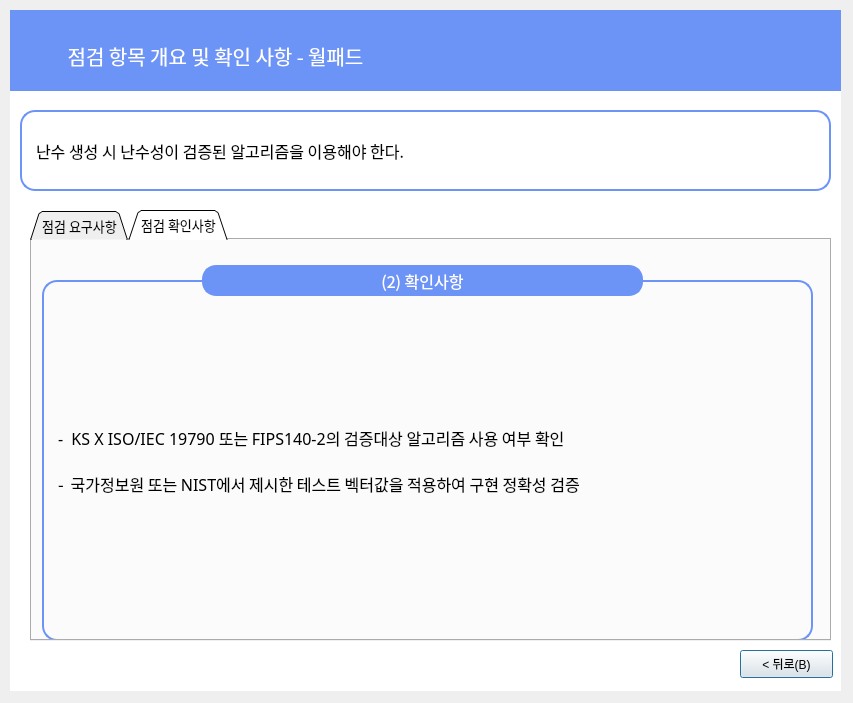
<?xml version="1.0" encoding="UTF-8"?>
<ui version="4.0">
 <class>Dialog</class>
 <widget class="QDialog" name="Dialog">
  <property name="geometry">
   <rect>
    <x>0</x>
    <y>0</y>
    <width>853</width>
    <height>703</height>
   </rect>
  </property>
  <property name="windowTitle">
   <string>Dialog</string>
  </property>
  <widget class="QLabel" name="label_6">
   <property name="geometry">
    <rect>
     <x>10</x>
     <y>10</y>
     <width>831</width>
     <height>681</height>
    </rect>
   </property>
   <property name="font">
    <font>
     <family>Gmarket Sans TTF</family>
     <pointsize>16</pointsize>
     <weight>50</weight>
     <bold>false</bold>
     <kerning>true</kerning>
    </font>
   </property>
   <property name="autoFillBackground">
    <bool>false</bool>
   </property>
   <property name="styleSheet">
    <string notr="true">background-color: rgb(255,255,255);
border-color: rgb(0, 0, 0);</string>
   </property>
   <property name="text">
    <string/>
   </property>
   <property name="scaledContents">
    <bool>false</bool>
   </property>
   <property name="alignment">
    <set>Qt::AlignCenter</set>
   </property>
  </widget>
  <widget class="QLabel" name="label_7">
   <property name="geometry">
    <rect>
     <x>10</x>
     <y>10</y>
     <width>831</width>
     <height>81</height>
    </rect>
   </property>
   <property name="font">
    <font>
     <family>Gmarket Sans TTF</family>
     <pointsize>11</pointsize>
     <weight>50</weight>
     <bold>false</bold>
     <kerning>true</kerning>
    </font>
   </property>
   <property name="autoFillBackground">
    <bool>false</bool>
   </property>
   <property name="styleSheet">
    <string notr="true">background-color: rgb(108, 147, 246);
border-color: rgb(0, 0, 0);</string>
   </property>
   <property name="text">
    <string/>
   </property>
   <property name="scaledContents">
    <bool>false</bool>
   </property>
  </widget>
  <widget class="QLabel" name="label_8">
   <property name="geometry">
    <rect>
     <x>10</x>
     <y>30</y>
     <width>411</width>
     <height>51</height>
    </rect>
   </property>
   <property name="font">
    <font>
     <family>AppleSDGothicNeoM00</family>
     <pointsize>15</pointsize>
    </font>
   </property>
   <property name="styleSheet">
    <string notr="true">color : rgb(255, 255, 255)</string>
   </property>
   <property name="text">
    <string>점검 항목 개요 및 확인 사항 - 월패드</string>
   </property>
   <property name="alignment">
    <set>Qt::AlignCenter</set>
   </property>
  </widget>
  <widget class="QLabel" name="label_9">
   <property name="geometry">
    <rect>
     <x>20</x>
     <y>110</y>
     <width>811</width>
     <height>81</height>
    </rect>
   </property>
   <property name="font">
    <font>
     <family>AppleSDGothicNeoM00</family>
     <pointsize>12</pointsize>
     <weight>50</weight>
     <bold>false</bold>
     <kerning>true</kerning>
    </font>
   </property>
   <property name="autoFillBackground">
    <bool>false</bool>
   </property>
   <property name="styleSheet">
    <string notr="true">background-color : rgb(255, 255, 255);
padding-left:10px;
border: 2px solid rgb(108, 147, 246);
border-radius:15px</string>
   </property>
   <property name="text">
    <string>난수 생성 시 난수성이 검증된 알고리즘을 이용해야 한다.</string>
   </property>
   <property name="scaledContents">
    <bool>false</bool>
   </property>
  </widget>
  <widget class="QPushButton" name="pushButton_4">
   <property name="geometry">
    <rect>
     <x>740</x>
     <y>650</y>
     <width>93</width>
     <height>28</height>
    </rect>
   </property>
   <property name="text">
    <string>&lt; 뒤로(B)</string>
   </property>
  </widget>
  <widget class="QTabWidget" name="tabWidget">
   <property name="geometry">
    <rect>
     <x>30</x>
     <y>210</y>
     <width>801</width>
     <height>431</height>
    </rect>
   </property>
   <property name="font">
    <font>
     <family>AppleSDGothicNeoM00</family>
     <pointsize>10</pointsize>
    </font>
   </property>
   <property name="contextMenuPolicy">
    <enum>Qt::DefaultContextMenu</enum>
   </property>
   <property name="styleSheet">
    <string notr="true"/>
   </property>
   <property name="tabShape">
    <enum>QTabWidget::Triangular</enum>
   </property>
   <property name="currentIndex">
    <number>1</number>
   </property>
   <property name="elideMode">
    <enum>Qt::ElideNone</enum>
   </property>
   <property name="tabBarAutoHide">
    <bool>false</bool>
   </property>
   <widget class="QWidget" name="tab">
    <attribute name="title">
     <string>점검 요구사항</string>
    </attribute>
    <widget class="QLabel" name="label_21">
     <property name="geometry">
      <rect>
       <x>10</x>
       <y>40</y>
       <width>771</width>
       <height>361</height>
      </rect>
     </property>
     <property name="font">
      <font>
       <family>AppleSDGothicNeoM00</family>
       <pointsize>12</pointsize>
      </font>
     </property>
     <property name="styleSheet">
      <string notr="true">

border: 2px solid rgb(108, 147, 246);
border-radius:15px;
padding-left:10px</string>
     </property>
     <property name="text">
      <string>- ‌ 암호모듈 검증대상(KS X ISO/IEC 19790 또는 FIPS140-2) 난수생성 알고리즘 사용

- ‌ 국가정보원 또는 NIST에서 배포한 각 표준알고리즘의 테스트 벡터값을 활용하여 구현의 정확성
    검증 후 사용</string>
     </property>
    </widget>
    <widget class="QLabel" name="label_3">
     <property name="geometry">
      <rect>
       <x>160</x>
       <y>0</y>
       <width>461</width>
       <height>81</height>
      </rect>
     </property>
     <property name="font">
      <font>
       <family>AppleSDGothicNeoM00</family>
       <pointsize>12</pointsize>
      </font>
     </property>
     <property name="styleSheet">
      <string notr="true">background-color : rgb(108, 147, 246);
color : rgb(255, 255, 255);
border: 2px solid rgb(108, 147, 246);
margin-left:10px;
margin-right:10px;
margin-top:25px;
margin-bottom:25px;
border-radius:14px
</string>
     </property>
     <property name="text">
      <string>(1) 요구사항</string>
     </property>
     <property name="alignment">
      <set>Qt::AlignCenter</set>
     </property>
    </widget>
   </widget>
   <widget class="QWidget" name="tab_2">
    <attribute name="title">
     <string>점검 확인사항</string>
    </attribute>
    <widget class="QLabel" name="label_22">
     <property name="geometry">
      <rect>
       <x>10</x>
       <y>40</y>
       <width>771</width>
       <height>361</height>
      </rect>
     </property>
     <property name="font">
      <font>
       <family>AppleSDGothicNeoM00</family>
       <pointsize>12</pointsize>
      </font>
     </property>
     <property name="styleSheet">
      <string notr="true">

border: 2px solid rgb(108, 147, 246);
border-radius:15px;
padding-left:10px</string>
     </property>
     <property name="text">
      <string>- ‌ KS X ISO/IEC 19790 또는 FIPS140-2의 검증대상 알고리즘 사용 여부 확인

- ‌ 국가정보원 또는 NIST에서 제시한 테스트 벡터값을 적용하여 구현 정확성 검증</string>
     </property>
    </widget>
    <widget class="QLabel" name="label_4">
     <property name="geometry">
      <rect>
       <x>160</x>
       <y>0</y>
       <width>461</width>
       <height>81</height>
      </rect>
     </property>
     <property name="font">
      <font>
       <family>AppleSDGothicNeoM00</family>
       <pointsize>12</pointsize>
      </font>
     </property>
     <property name="styleSheet">
      <string notr="true">background-color : rgb(108, 147, 246);
color : rgb(255, 255, 255);
border: 2px solid rgb(108, 147, 246);
margin-left:10px;
margin-right:10px;
margin-top:25px;
margin-bottom:25px;
border-radius:14px
</string>
     </property>
     <property name="text">
      <string>(2) 확인사항</string>
     </property>
     <property name="alignment">
      <set>Qt::AlignCenter</set>
     </property>
    </widget>
   </widget>
  </widget>
 </widget>
 <resources/>
 <connections/>
</ui>
